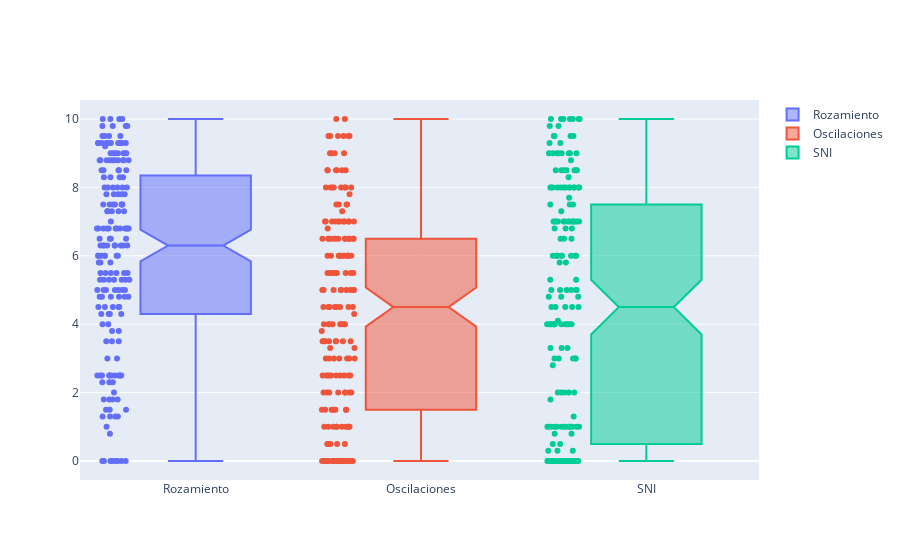

Notebook source saved alongside this figure:
### Markdown cell above
## Resultados del primer parcial

### Code cell
fig = go.Figure()

fig.add_trace(go.Box(y=df["p1_rozamiento"][df["concepto_p1"] != 'NE'],
                     name="Rozamiento",
                     boxpoints="all",
                     notched=True))
fig.add_trace(go.Box(y=df["p1_oscilaciones"][df["concepto_p1"] != 'NE'],
                     name="Oscilaciones",
                     boxpoints="all",
                     notched=True))
fig.add_trace(go.Box(y=df["p1_sni"][df["concepto_p1"] != 'NE'],
                     name="SNI",
                     boxpoints="all",
                     notched=True))

fig.show()

### Figure 1 — Plotly figure (JSON) as saved in the notebook; plotly's stock layout.template omitted (floating-point values rounded to 4 significant figures; data arrays with more than 128 entries replaced by an {"elided": "..."} marker saying what was removed)
{"data": [{"boxpoints": "all", "name": "Rozamiento", "notched": true, "type": "box", "y": {"elided": "189 float values"}}, {"boxpoints": "all", "name": "Oscilaciones", "notched": true, "type": "box", "y": {"elided": "189 float values"}}, {"boxpoints": "all", "name": "SNI", "notched": true, "type": "box", "y": {"elided": "189 float values"}}], "layout": {}}
